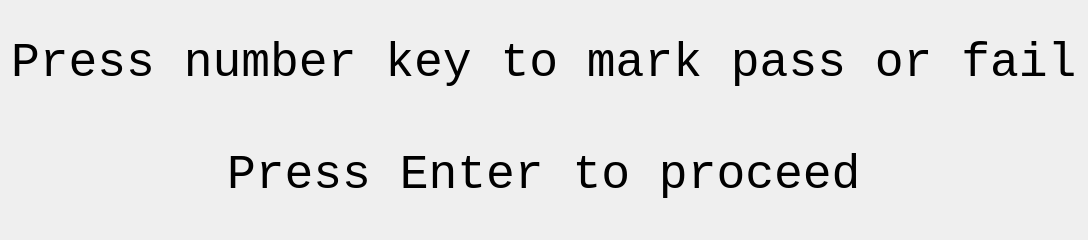
<?xml version="1.0" encoding="UTF-8"?>
<ui version="4.0">
 <class>LedResultMarkerDialog</class>
 <widget class="QDialog" name="LedResultMarkerDialog">
  <property name="geometry">
   <rect>
    <x>0</x>
    <y>0</y>
    <width>827</width>
    <height>240</height>
   </rect>
  </property>
  <property name="windowTitle">
   <string>Dialog</string>
  </property>
  <layout class="QGridLayout" name="gridLayout">
   <item row="0" column="0">
    <layout class="QVBoxLayout" name="verticalLayout">
     <item>
      <layout class="QHBoxLayout" name="horizontalLayout"/>
     </item>
     <item>
      <layout class="QVBoxLayout" name="verticalLayout_2">
       <item alignment="Qt::AlignHCenter|Qt::AlignVCenter">
        <widget class="QLabel" name="label_2">
         <property name="font">
          <font>
           <family>Courier New</family>
           <pointsize>36</pointsize>
          </font>
         </property>
         <property name="text">
          <string>Press number key to mark pass or fail</string>
         </property>
        </widget>
       </item>
       <item alignment="Qt::AlignHCenter|Qt::AlignVCenter">
        <widget class="QLabel" name="label">
         <property name="font">
          <font>
           <family>Courier New</family>
           <pointsize>36</pointsize>
          </font>
         </property>
         <property name="text">
          <string>Press Enter to proceed</string>
         </property>
        </widget>
       </item>
      </layout>
     </item>
    </layout>
   </item>
  </layout>
 </widget>
 <resources/>
 <connections/>
</ui>
